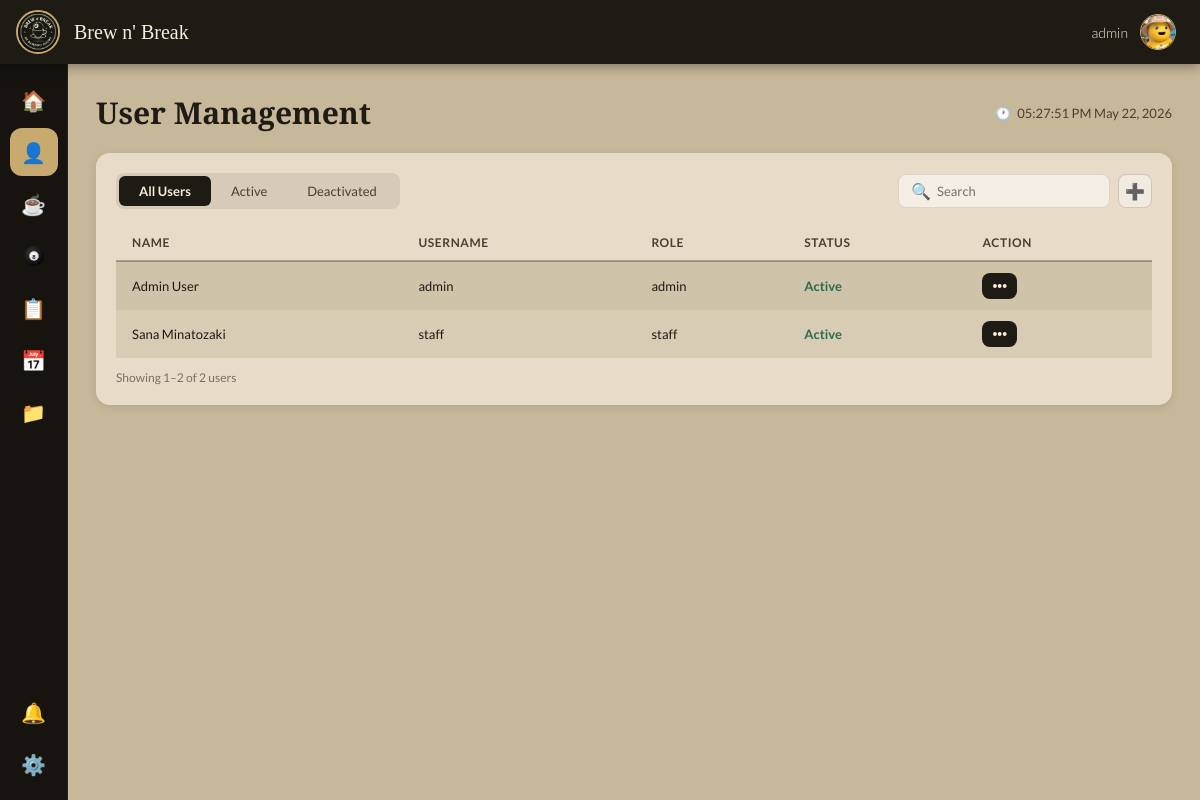
The app's page /brew-n-break-pos/users.php (signed in) with its own data.
### tables this page shows
CREATE TABLE `users` (
  `id` int(10) UNSIGNED NOT NULL,
  `username` varchar(60) NOT NULL,
  `password` varchar(255) NOT NULL,
  `role` enum('admin','staff') NOT NULL DEFAULT 'staff',
  `created_at` timestamp NOT NULL DEFAULT current_timestamp(),
  `name` varchar(120) DEFAULT '',
  `first_name` varchar(60) DEFAULT '',
  `last_name` varchar(60) DEFAULT '',
  `phone` varchar(30) DEFAULT '',
  `photo` varchar(255) DEFAULT '',
  `status` enum('Active','Deactivated') DEFAULT 'Active'
);

### brew-n-break-pos/users.php (the view, shortened to what this page needs)
<?php
$users    = [];
$username = $_SESSION['username'] ?? 'Admin';
$userRole = ucfirst(strtolower($_SESSION['role'] ?? 'admin'));
try {
    $conn = new mysqli(DB_HOST, DB_USER, DB_PASS, DB_NAME);
    if (!$conn->connect_error) {
        $r = $conn->query("SELECT id, name, username, role, status FROM users ORDER BY id");
        if ($r) while ($row = $r->fetch_assoc()) $users[] = $row;
    }
} catch (Throwable $e) {}
?>
<!DOCTYPE html>
<html lang="en">
<head>
</head>
<body>
<nav class="topnav">
  <div class="topnav-left">
    <div class="logo-circle" style="overflow:hidden;padding:0;"><img src="../img/logo.png" style="width:100%;height:100%;object-fit:cover;display:block;border-radius:50%;"/></div>
    <span class="brand">Brew n' Break</span>
  </div>
  <div class="topnav-right">
    <span class="user-label"><?= htmlspecialchars($username) ?></span>
    <div style="position:relative;">
      <div class="user-avatar" style="overflow:hidden;padding:0;cursor:pointer;" onclick="toggleAvatarMenu(event)"><?php $up=$_SESSION['photo']??'';if($up):?><img src="<?=htmlspecialchars($up)?>" style="width:100%;height:100%;object-fit:cover;border-radius:50%;display:block;" alt=""/><?php else:?><span style="font-size:18px">👤</span><?php endif;?></div>
    </div>
  </div>
</nav>
<div class="layout">
  <aside class="sidebar">
    <a class="nav-item" href="dashboard.php"><span>🏠</span><span class="tip">Dashboard</span></a>
    <?php if ($userRole !== 'Staff'): ?><a class="nav-item active" href="users.php"><span>👤</span><span class="tip">Users</span></a><?php endif; ?>
    <a class="nav-item" href="menu.php"><span>☕</span><span class="tip">Cafe</span></a>
    <a class="nav-item" href="billiard.php"><svg viewBox="0 0 24 24" width="22" height="22" xmlns="http://www.w3.org/2000/svg"><text x="12" y="15.5" font-size="6.5" text-anchor="middle" fill="#111" font-family="Arial,sans-serif" font-weight="900">8</text></svg></a>
    <a class="nav-item" href="transactions.php"><span>📋</span><span class="tip">Transactions</span></a>
    <a class="nav-item" href="bookings.php"><span>📅</span><span class="tip">Bookings</span></a>
    <?php if ($userRole !== 'Staff'): ?><a class="nav-item" href="reports.php"><span>📁</span><span class="tip">Reports</span></a><?php endif; ?>
    <a class="nav-item" href="notifications.php" id="bellNavItem"><span>🔔</span><span id="bellBadge"></span><span class="tip">Notifications</span></a>
    <a class="nav-item" href="settings.php"><span>⚙️</span><span class="tip">Settings</span></a>
  </aside>
  <main class="main">
    <div class="page-header">
      <h1 class="page-title">User Management</h1>
      <div class="page-time">🕐 <span id="liveClock"></span></div>
    </div>
    <div class="card" id="tableCard">
      <div class="toolbar">
        <div class="tabs">
          <button class="tab-btn active" onclick="filterTab('all',this)">All Users</button>
          <button class="tab-btn" onclick="filterTab('active',this)">Active</button>
          <button class="tab-btn" onclick="filterTab('deactivated',this)">Deactivated</button>
        </div>
        <div class="toolbar-right">
          <div class="search-wrap">
            <span>🔍</span>
            <input type="text" id="searchInput" placeholder="Search" oninput="applyFilters()"/>
          </div>
          <button class="icon-btn" title="Add User" onclick="openModal()">➕</button>
        </div>
      </div>
      <div class="tbl-wrap">
        <table id="userTable">
          <thead>
            <tr>
              <th>Name</th>
              <th>Username</th>
              <th>Role</th>
              <th>Status</th>
              <th>Action</th>
            </tr>
          </thead>
          <tbody id="tableBody">
            <?php foreach ($users as $u): ?>
            <tr data-status="<?= strtolower(htmlspecialchars($u['status'])) ?>"
                data-name="<?= strtolower(htmlspecialchars($u['name'])) ?>"
                data-username="<?= strtolower(htmlspecialchars($u['username'])) ?>">
              <td><?= htmlspecialchars($u['name']) ?></td>
              <td><?= htmlspecialchars($u['username']) ?></td>
              <td><?= htmlspecialchars($u['role']) ?></td>
              <td>
                <?php
                  $s = strtolower($u['status']);
                  $cls = $s === 'active' ? 'status-active' : ($s === 'deactivated' ? 'status-deactivated' : 'status-inactive');
                ?>
                <span class="<?= $cls ?>"><?= htmlspecialchars($u['status']) ?></span>
              </td>
              <td>
                <div class="action-wrap" id="wrap-<?= $u['id'] ?>">
                  <button class="action-btn" onclick="toggleDropdown(<?= $u['id'] ?>)">•••</button>
                </div>
              </td>
            </tr>
            <?php endforeach; ?>
          </tbody>
        </table>
      </div>
      <div style="display:flex;align-items:center;justify-content:space-between;margin-top:12px;flex-wrap:wrap;gap:10px;flex-shrink:0;">
        <div id="pageInfo" style="font-size:12px;color:var(--muted);"></div>
      </div>
    </div>
  </main>
</div>
</body>
</html>

### brew-n-break-pos/users.php (style rules this page uses)
*,*::before,*::after { box-sizing:border-box;margin:0;padding:0 }
:root { --dark:#1e1a14;--darker:#17140f; --card-bg:#e8dcc8;--page-bg:#c8b89a; --cream:#f5eedc;--muted:#7a6e5f; --text-dark:#1e1a14;--text-mid:#4a3f30;--gold:#c8a96e; --row-even:#d8ccb4;--row-odd:#cfc3aa; }
body { font-family:'Lato',sans-serif;background:var(--page-bg);display:flex;flex-direction:column;min-height:100vh;color:var(--text-dark); }
.topnav { background:var(--dark);display:flex;align-items:center;justify-content:space-between;padding:0 24px 0 16px;height:64px;position:sticky;top:0;z-index:100;box-shadow:0 2px 12px rgba(0,0,0,0.4); }
.topnav-left { display:flex;align-items:center;gap:14px; }
.logo-circle { width:44px;height:44px;border-radius:50%;border:2px solid var(--gold);background:var(--darker);display:flex;align-items:center;justify-content:center;font-size:18px; }
.brand { font-family:'Playfair Display',serif;font-size:20px;color:var(--cream); }
.topnav-right { display:flex;align-items:center;gap:12px; }
.user-label { font-size:14px;color:var(--cream);font-weight:300; }
.user-avatar { width:36px;height:36px;border-radius:50%;background:rgba(255,255,255,0.12);border:1.5px solid var(--gold);display:flex;align-items:center;justify-content:center;color:var(--cream);font-size:18px; }
.layout { display:flex;flex:1; }
.sidebar { width:68px;background:var(--darker);display:flex;flex-direction:column;align-items:center;padding:12px 0;gap:4px;flex-shrink:0;border-right:1px solid rgba(255,255,255,0.05);z-index:10; }
.nav-item { width:48px;height:48px;border-radius:12px;display:flex;align-items:center;justify-content:center;color:var(--muted);font-size:20px;cursor:pointer;text-decoration:none;transition:background .2s,color .2s;position:relative; }
.nav-item.active { background:var(--gold);color:var(--dark); }
.main { flex:1;padding:28px;display:flex;flex-direction:column;gap:20px;animation:fadeUp .5s ease both; }
.page-header { display:flex;align-items:center;justify-content:space-between; }
.page-title { font-family:'Playfair Display',serif;font-size:30px;color:var(--text-dark); }
.page-time { font-size:13px;color:var(--text-mid);display:flex;align-items:center;gap:6px; }
.card { background:var(--card-bg);border-radius:14px;padding:20px;box-shadow:0 2px 8px rgba(0,0,0,0.1); }
.toolbar { display:flex;align-items:center;justify-content:space-between;margin-bottom:16px;gap:12px;flex-wrap:wrap; }
.tabs { display:flex;gap:0;background:rgba(0,0,0,0.08);border-radius:8px;padding:3px; }
.tab-btn { padding:7px 20px;border:none;background:transparent;border-radius:6px;font-size:13px;font-family:'Lato',sans-serif;color:var(--text-mid);cursor:pointer;font-weight:400;transition:background .2s,color .2s; }
.tab-btn.active { background:var(--dark);color:var(--cream);font-weight:700; }
.toolbar-right { display:flex;align-items:center;gap:8px; }
.search-wrap { display:flex;align-items:center;gap:6px;background:rgba(255,255,255,0.5);border-radius:8px;padding:6px 12px;border:1px solid rgba(0,0,0,0.1); }
.search-wrap input { border:none;background:transparent;outline:none;font-size:13px;color:var(--text-dark);width:160px;font-family:'Lato',sans-serif; }
.search-wrap input::placeholder { color:var(--muted); }
.icon-btn { width:34px;height:34px;border-radius:8px;border:1px solid rgba(0,0,0,0.15);background:rgba(255,255,255,0.4);display:flex;align-items:center;justify-content:center;cursor:pointer;font-size:16px;transition:background .2s; }
.tbl-wrap { overflow:visible; }
table { width:100%;border-collapse:collapse;font-size:13px; }
thead tr { position:sticky;top:0;z-index:5;background:var(--card-bg);border-bottom:2px solid rgba(0,0,0,0.15); }
thead th { text-align:left;padding:10px 16px;color:var(--text-mid);font-size:12px;letter-spacing:.6px;text-transform:uppercase;font-weight:700;background:var(--card-bg); }
tbody tr:nth-child(odd) { background:var(--row-odd); }
tbody tr:nth-child(even) { background:var(--row-even); }
tbody tr { transition:background .15s; }
tbody td { padding:11px 16px;color:var(--text-dark); }
.status-active { color:#2d6a4f;font-weight:700; }
.action-btn { background:var(--dark);color:var(--cream);border:none;border-radius:8px;padding:5px 10px;cursor:pointer;font-size:14px;transition:background .2s;position:relative; }
.action-wrap { position:relative; }

### records on screen
users: name "Admin User", username "admin", role "admin", status "Active"
users: name "Sana Minatozaki", username "staff", role "staff", status "Active"

### other values on screen
$username "admin"
